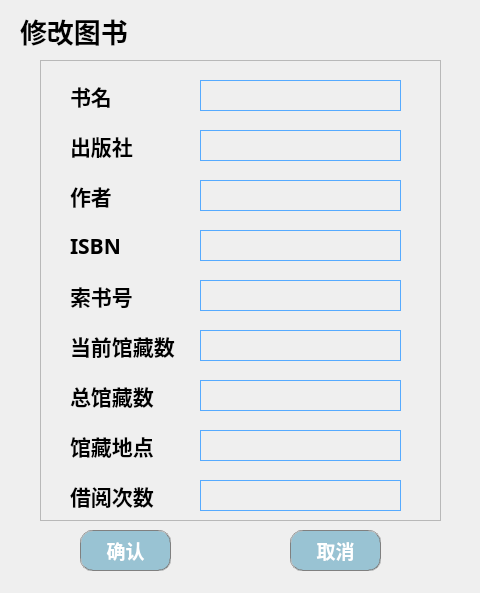
<?xml version="1.0" encoding="UTF-8"?>
<ui version="4.0">
 <class>bm_ModifyBook</class>
 <widget class="QWidget" name="bm_ModifyBook">
  <property name="geometry">
   <rect>
    <x>0</x>
    <y>0</y>
    <width>480</width>
    <height>593</height>
   </rect>
  </property>
  <property name="windowTitle">
   <string>Form</string>
  </property>
  <widget class="QLabel" name="label">
   <property name="geometry">
    <rect>
     <x>20</x>
     <y>10</y>
     <width>181</width>
     <height>41</height>
    </rect>
   </property>
   <property name="font">
    <font>
     <family>微软雅黑</family>
     <pointsize>20</pointsize>
     <weight>75</weight>
     <bold>true</bold>
    </font>
   </property>
   <property name="text">
    <string>修改图书</string>
   </property>
  </widget>
  <widget class="QPushButton" name="but_no">
   <property name="geometry">
    <rect>
     <x>290</x>
     <y>530</y>
     <width>91</width>
     <height>41</height>
    </rect>
   </property>
   <property name="font">
    <font>
     <family>微软雅黑</family>
     <pointsize>14</pointsize>
     <weight>75</weight>
     <bold>true</bold>
    </font>
   </property>
   <property name="styleSheet">
    <string notr="true">QPushButton{
border:1px groove gray;
border-radius:12px;
padding:2px 4px;
color: rgb(255, 255, 255);
background-color: rgba(153,195,211,255);
}
 
QPushButton:hover{
border:1px groove gray;
border-radius:12px;
padding:2px 4px;
color:  rgba(153,195,211,160);
background-color: rgba(153,195,211,180);
}
QPushButto:pressed{
border:1px groove gray;
border-radius:12px;
padding:2px 4px;
color: rgb(255, 255, 255);
background-color: rgba(153,195,211,100);
padding-left:6px;
padding-top:6px;
}</string>
   </property>
   <property name="text">
    <string>取消</string>
   </property>
  </widget>
  <widget class="QPushButton" name="but_ok">
   <property name="geometry">
    <rect>
     <x>80</x>
     <y>530</y>
     <width>91</width>
     <height>41</height>
    </rect>
   </property>
   <property name="font">
    <font>
     <family>微软雅黑</family>
     <pointsize>14</pointsize>
     <weight>75</weight>
     <bold>true</bold>
    </font>
   </property>
   <property name="styleSheet">
    <string notr="true">QPushButton{
border:1px groove gray;
border-radius:12px;
padding:2px 4px;
color: rgb(255, 255, 255);
background-color: rgba(153,195,211,255);
}
 
QPushButton:hover{
border:1px groove gray;
border-radius:12px;
padding:2px 4px;
color:  rgba(153,195,211,160);
background-color: rgba(153,195,211,180);
}
QPushButto:pressed{
border:1px groove gray;
border-radius:12px;
padding:2px 4px;
color: rgb(255, 255, 255);
background-color: rgba(153,195,211,100);
padding-left:6px;
padding-top:6px;
}</string>
   </property>
   <property name="text">
    <string>确认</string>
   </property>
  </widget>
  <widget class="QFrame" name="frame_5">
   <property name="geometry">
    <rect>
     <x>40</x>
     <y>60</y>
     <width>401</width>
     <height>461</height>
    </rect>
   </property>
   <property name="frameShape">
    <enum>QFrame::StyledPanel</enum>
   </property>
   <property name="frameShadow">
    <enum>QFrame::Raised</enum>
   </property>
   <widget class="QLineEdit" name="etname">
    <property name="geometry">
     <rect>
      <x>160</x>
      <y>20</y>
      <width>201</width>
      <height>31</height>
     </rect>
    </property>
    <property name="styleSheet">
     <string notr="true">border:1px solid #cccccc;
color:#808080;
border-color: rgb(85, 170, 255);
font-size:18px;
font-family:&quot;微软雅黑&quot;;
text-align:left;
background-color: rgb(255, 255, 255,0);</string>
    </property>
    <property name="text">
     <string/>
    </property>
   </widget>
   <widget class="QLineEdit" name="etISBN">
    <property name="geometry">
     <rect>
      <x>160</x>
      <y>170</y>
      <width>201</width>
      <height>31</height>
     </rect>
    </property>
    <property name="styleSheet">
     <string notr="true">border:1px solid #cccccc;
color:#808080;
border-color: rgb(85, 170, 255);
font-size:18px;
font-family:&quot;微软雅黑&quot;;
text-align:left;
background-color: rgb(255, 255, 255,0);</string>
    </property>
   </widget>
   <widget class="QLineEdit" name="etauthor">
    <property name="geometry">
     <rect>
      <x>160</x>
      <y>120</y>
      <width>201</width>
      <height>31</height>
     </rect>
    </property>
    <property name="styleSheet">
     <string notr="true">border:1px solid #cccccc;
color:#808080;
border-color: rgb(85, 170, 255);
font-size:18px;
font-family:&quot;微软雅黑&quot;;
text-align:left;
background-color: rgb(255, 255, 255,0);</string>
    </property>
   </widget>
   <widget class="QLineEdit" name="etpublish">
    <property name="geometry">
     <rect>
      <x>160</x>
      <y>70</y>
      <width>201</width>
      <height>31</height>
     </rect>
    </property>
    <property name="styleSheet">
     <string notr="true">border:1px solid #cccccc;
color:#808080;
border-color: rgb(85, 170, 255);
font-size:18px;
font-family:&quot;微软雅黑&quot;;
text-align:left;
background-color: rgb(255, 255, 255,0);</string>
    </property>
   </widget>
   <widget class="QLineEdit" name="etcurnum">
    <property name="geometry">
     <rect>
      <x>160</x>
      <y>270</y>
      <width>201</width>
      <height>31</height>
     </rect>
    </property>
    <property name="styleSheet">
     <string notr="true">border:1px solid #cccccc;
color:#808080;
border-color: rgb(85, 170, 255);
font-size:18px;
font-family:&quot;微软雅黑&quot;;
text-align:left;
background-color: rgb(255, 255, 255,0);</string>
    </property>
   </widget>
   <widget class="QLineEdit" name="etloc">
    <property name="geometry">
     <rect>
      <x>160</x>
      <y>370</y>
      <width>201</width>
      <height>31</height>
     </rect>
    </property>
    <property name="styleSheet">
     <string notr="true">border:1px solid #cccccc;
color:#808080;
border-color: rgb(85, 170, 255);
font-size:18px;
font-family:&quot;微软雅黑&quot;;
text-align:left;
background-color: rgb(255, 255, 255,0);</string>
    </property>
    <property name="text">
     <string/>
    </property>
   </widget>
   <widget class="QLineEdit" name="etfindmark">
    <property name="geometry">
     <rect>
      <x>160</x>
      <y>220</y>
      <width>201</width>
      <height>31</height>
     </rect>
    </property>
    <property name="styleSheet">
     <string notr="true">border:1px solid #cccccc;
color:#808080;
border-color: rgb(85, 170, 255);
font-size:18px;
font-family:&quot;微软雅黑&quot;;
text-align:left;
background-color: rgb(255, 255, 255,0);</string>
    </property>
   </widget>
   <widget class="QLabel" name="label_2">
    <property name="geometry">
     <rect>
      <x>30</x>
      <y>20</y>
      <width>91</width>
      <height>31</height>
     </rect>
    </property>
    <property name="font">
     <font>
      <family>Adobe Devanagari</family>
      <pointsize>16</pointsize>
      <weight>75</weight>
      <bold>true</bold>
     </font>
    </property>
    <property name="text">
     <string>书名</string>
    </property>
   </widget>
   <widget class="QLabel" name="label_3">
    <property name="geometry">
     <rect>
      <x>30</x>
      <y>70</y>
      <width>91</width>
      <height>31</height>
     </rect>
    </property>
    <property name="font">
     <font>
      <family>Adobe Devanagari</family>
      <pointsize>16</pointsize>
      <weight>75</weight>
      <bold>true</bold>
     </font>
    </property>
    <property name="text">
     <string>出版社</string>
    </property>
   </widget>
   <widget class="QLabel" name="label_4">
    <property name="geometry">
     <rect>
      <x>30</x>
      <y>120</y>
      <width>91</width>
      <height>31</height>
     </rect>
    </property>
    <property name="font">
     <font>
      <family>Adobe Devanagari</family>
      <pointsize>16</pointsize>
      <weight>75</weight>
      <bold>true</bold>
     </font>
    </property>
    <property name="text">
     <string>作者</string>
    </property>
   </widget>
   <widget class="QLabel" name="label_5">
    <property name="geometry">
     <rect>
      <x>30</x>
      <y>170</y>
      <width>91</width>
      <height>31</height>
     </rect>
    </property>
    <property name="font">
     <font>
      <family>Adobe Devanagari</family>
      <pointsize>16</pointsize>
      <weight>75</weight>
      <bold>true</bold>
     </font>
    </property>
    <property name="text">
     <string>ISBN</string>
    </property>
   </widget>
   <widget class="QLabel" name="label_6">
    <property name="geometry">
     <rect>
      <x>30</x>
      <y>220</y>
      <width>91</width>
      <height>31</height>
     </rect>
    </property>
    <property name="font">
     <font>
      <family>Adobe Devanagari</family>
      <pointsize>16</pointsize>
      <weight>75</weight>
      <bold>true</bold>
     </font>
    </property>
    <property name="text">
     <string>索书号</string>
    </property>
   </widget>
   <widget class="QLabel" name="label_7">
    <property name="geometry">
     <rect>
      <x>30</x>
      <y>270</y>
      <width>111</width>
      <height>31</height>
     </rect>
    </property>
    <property name="font">
     <font>
      <family>Adobe Devanagari</family>
      <pointsize>16</pointsize>
      <weight>75</weight>
      <bold>true</bold>
     </font>
    </property>
    <property name="text">
     <string>当前馆藏数</string>
    </property>
   </widget>
   <widget class="QLabel" name="label_8">
    <property name="geometry">
     <rect>
      <x>30</x>
      <y>370</y>
      <width>91</width>
      <height>31</height>
     </rect>
    </property>
    <property name="font">
     <font>
      <family>Adobe Devanagari</family>
      <pointsize>16</pointsize>
      <weight>75</weight>
      <bold>true</bold>
     </font>
    </property>
    <property name="text">
     <string>馆藏地点</string>
    </property>
   </widget>
   <widget class="QLabel" name="label_9">
    <property name="geometry">
     <rect>
      <x>30</x>
      <y>320</y>
      <width>111</width>
      <height>31</height>
     </rect>
    </property>
    <property name="font">
     <font>
      <family>Adobe Devanagari</family>
      <pointsize>16</pointsize>
      <weight>75</weight>
      <bold>true</bold>
     </font>
    </property>
    <property name="text">
     <string>总馆藏数</string>
    </property>
   </widget>
   <widget class="QLineEdit" name="ettonum">
    <property name="geometry">
     <rect>
      <x>160</x>
      <y>320</y>
      <width>201</width>
      <height>31</height>
     </rect>
    </property>
    <property name="styleSheet">
     <string notr="true">border:1px solid #cccccc;
color:#808080;
border-color: rgb(85, 170, 255);
font-size:18px;
font-family:&quot;微软雅黑&quot;;
text-align:left;
background-color: rgb(255, 255, 255,0);</string>
    </property>
    <property name="text">
     <string/>
    </property>
   </widget>
   <widget class="QLabel" name="label_10">
    <property name="geometry">
     <rect>
      <x>30</x>
      <y>420</y>
      <width>91</width>
      <height>31</height>
     </rect>
    </property>
    <property name="font">
     <font>
      <family>Adobe Devanagari</family>
      <pointsize>16</pointsize>
      <weight>75</weight>
      <bold>true</bold>
     </font>
    </property>
    <property name="text">
     <string>借阅次数</string>
    </property>
   </widget>
   <widget class="QLineEdit" name="etbot">
    <property name="geometry">
     <rect>
      <x>160</x>
      <y>420</y>
      <width>201</width>
      <height>31</height>
     </rect>
    </property>
    <property name="styleSheet">
     <string notr="true">border:1px solid #cccccc;
color:#808080;
border-color: rgb(85, 170, 255);
font-size:18px;
font-family:&quot;微软雅黑&quot;;
text-align:left;
background-color: rgb(255, 255, 255,0);</string>
    </property>
    <property name="text">
     <string/>
    </property>
   </widget>
   <zorder>etloc</zorder>
   <zorder>etpublish</zorder>
   <zorder>etname</zorder>
   <zorder>etfindmark</zorder>
   <zorder>etISBN</zorder>
   <zorder>etauthor</zorder>
   <zorder>etcurnum</zorder>
   <zorder>label_2</zorder>
   <zorder>label_3</zorder>
   <zorder>label_4</zorder>
   <zorder>label_5</zorder>
   <zorder>label_6</zorder>
   <zorder>label_7</zorder>
   <zorder>label_8</zorder>
   <zorder>label_9</zorder>
   <zorder>ettonum</zorder>
   <zorder>label_10</zorder>
   <zorder>etbot</zorder>
  </widget>
 </widget>
 <resources/>
 <connections/>
</ui>
